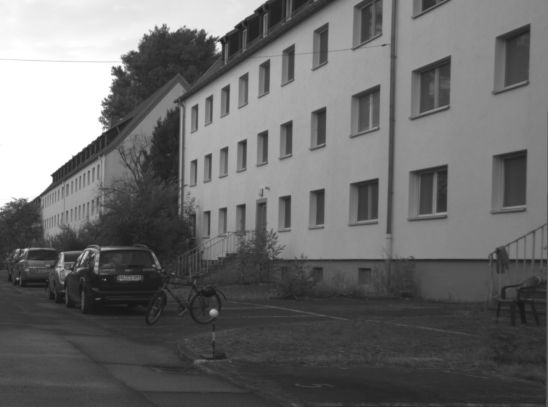
#> input picture Homework/Assignment 2/Akshay_CS558_HW2/road.png, 548 x 407 px; the run also reads 1 picture not shown here
$ jupyter execute Akshay_CS558_HW.ipynb   (shell and % lines are left out)
#> lines starting #> are read from the running program, lines starting #| are printed output that depends on the picture
[cell 1]
import numpy as np
import cv2
import matplotlib.pyplot as plt
import math
import warnings
warnings.filterwarnings("ignore", category=RuntimeWarning)

# Step 1: Preprocessing

Preprocessing involving creation of Gaussian filter, convolution and sobel derivative. Most of the functions here have been taken from previous assignment. More information has been given in the form of comments.

[cell 2]
def generate_gaussian_filter(k, sigma):
    o = k // 2
    a = np.linspace(-o, o, k)
    b = np.linspace(-o, o, k)

    y, x = np.meshgrid(a,b)

    pi_2sig = 2 * np.pi * sigma # 2*pi*sig
    x2_y2 = np.square(x) + np.square(y) # x^2 + y^2
    sig2 = np.square(sigma) # sig^2

    gaussian_filter = 1 / (pi_2sig)*np.exp(-(x2_y2)/(2*sig2))

    return gaussian_filter

[cell 3]
def filtering(img, filter_ip):
    img_r, img_c = img.shape #get image dimensions
    filter_r, filter_c = filter_ip.shape #get filter dimensions

    out_img = np.zeros(img.shape)

    fill_h = int((filter_r - 1) / 2)
    fill_w = int((filter_c - 1) / 2)

    # Zero padding
    img_pad = np.zeros((img_r + (2 * fill_h), img_c + (2 * fill_w)))

    # Apply the pad on the original image
    img_pad[fill_h : img_pad.shape[0] - fill_h, fill_w : img_pad.shape[1] - fill_w] = img

    for r in range(img_r):
        for c in range(img_c):
            out_img[r,c] = np.sum(filter_ip * img_pad[r : r + filter_r, c : c + filter_c])

    return out_img

[cell 4]
# Function for Ix, Iy, Ixx, Iyy and Ixy
def sobel_derivative(img, kernel):
    img_gradient = filtering(img, kernel)

    # calculating gradient of image
    gradient_2 = np.square(img_gradient)

    # Get magnitude of the gradient
    norm = np.sqrt(gradient_2)
    norm *= 255.0 / norm.max()

    return norm

[cell 5]
# Read original image
img_road = plt.imread("road.png")
#> img_road is the input picture: shape (407, 548, 4) float32; mean R, G, B, A 0.422, 0.422, 0.422, 1
road = cv2.cvtColor(img_road, cv2.COLOR_BGR2GRAY)

# Show original image
plt.title("Original")
plt.imshow(road, cmap='gray')
plt.savefig("output/original.png")

[cell 6]
# create a 7x7 gaussian filter
# initialize sobel filter
gauss = generate_gaussian_filter(7, 0.5)
sobel = np.array([[-1, 0, 1], [-2, 0, 2], [-1, 0, 1]])

[cell 7]
# apply the gaussian filter
road_gauss = filtering(road, gauss)
#> in filtering, `img_pad[fill_h : img_pad.shape[0] - fill_h, fill_w : img_pad.shape[1] ..`:
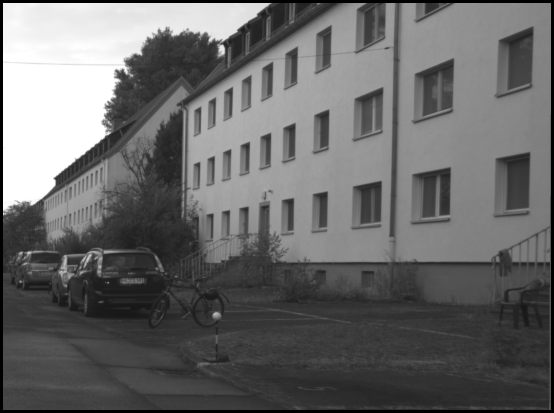
#> img_pad: shape (413, 554) float64; min 0, max 1, mean 0.411
#> after the loop in filtering, `for r in range(img_r):`:
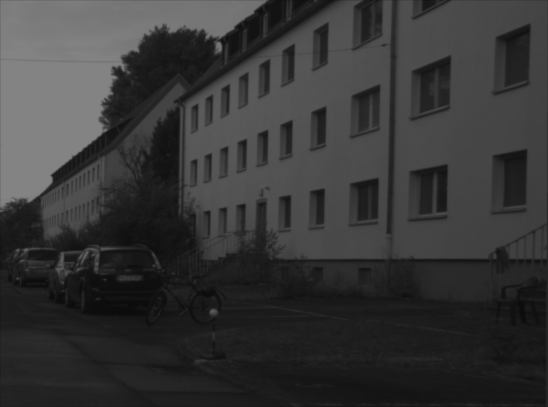
#> out_img: shape (407, 548) float64; min 0.0467, max 0.514, mean 0.217

# Show Gaussian
plt.title("Gaussian")
plt.imshow(road_gauss, cmap='gray')
plt.savefig("output/gaussian.png")

[cell 8]
# Applying a sobel filter will result in getting the derivative
# get derivative in x and y
# for sobel_y filter, flip the filter and transpose
Ix = sobel_derivative(road_gauss, sobel)
Iy = sobel_derivative(road_gauss, np.flip(sobel.T, axis=0))

# Plot x and y first derivative
plt.title("Ix")
plt.imshow(Ix, cmap='gray', vmin=0, vmax=255)
plt.savefig("output/Ix.png")
plt.show()

plt.title("Iy")
plt.imshow(Iy, cmap='gray', vmin=0, vmax=255)
plt.savefig("output/Iy.png")
plt.show()

[cell 9]
# double derivative will require applying sobel filter
# on the previous image Ix and Iy
Ixx = sobel_derivative(Ix, sobel)
#> after the loop in filtering (call 4), `for r in range(img_r):`:
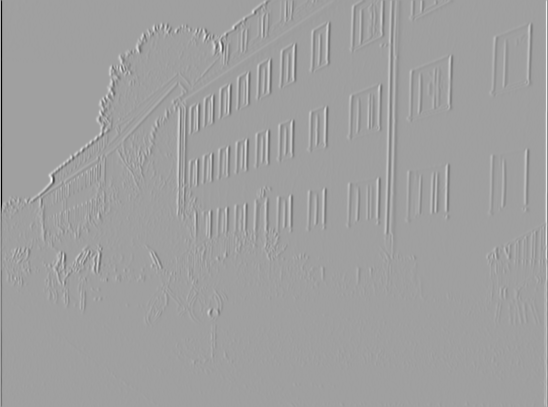
#> out_img: shape (407, 548) float64; min -1019.8, max 604.3, mean -0.4; drawn with min black and max white
Iyy = sobel_derivative(Iy, np.flip(sobel.T, axis=0))
#> after the loop in filtering (call 5), `for r in range(img_r):`:
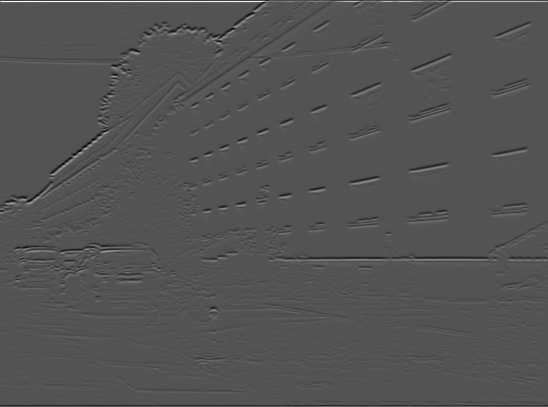
#> out_img: shape (407, 548) float64; min -490.3, max 1003.4, mean 1.1; drawn with min black and max white

# Plot x and y first derivative
plt.title("Ixx")
plt.imshow(Ixx, cmap='gray', vmin=0, vmax=255)
plt.savefig("output/Ixx.png")
plt.show()

plt.title("Iyy")
plt.imshow(Iyy, cmap='gray', vmin=0, vmax=255)
plt.savefig("output/Iyy.png")
plt.show()

# for Ixy, either use Ix and apply the Y filter
# or use Iy and apply X filter
Ixy = sobel_derivative(Ix, np.flip(sobel.T, axis=0))
#> after the loop in filtering (call 6), `for r in range(img_r):`:
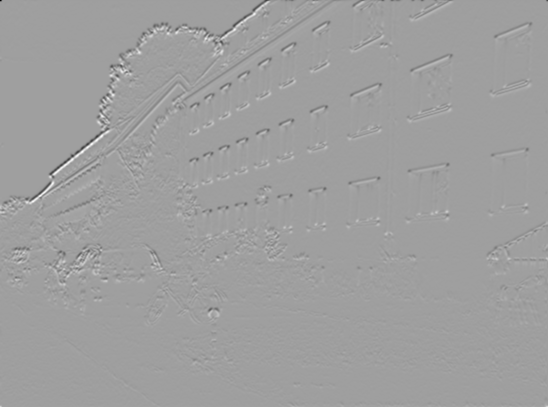
#> out_img: shape (407, 548) float64; min -498.2, max 299.8, mean 0; drawn with min black and max white
#> in sobel_derivative (call 5), `norm = np.sqrt(gradient_2)`:
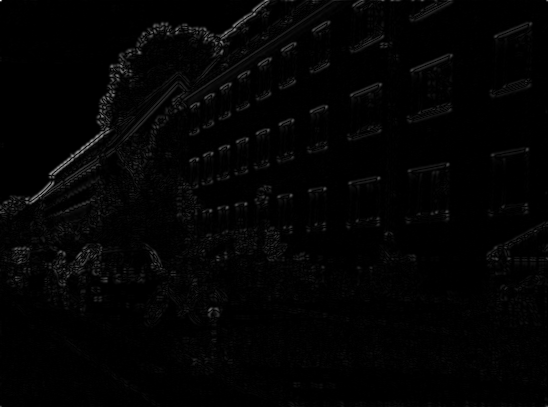
#> norm: shape (407, 548) float64; min 0, max 498.2, mean 7.7; drawn with min black and max white
plt.title("Ixy")
plt.imshow(Ixy, cmap='gray', vmin=0, vmax=255)
plt.savefig("output/Ixy.png")
plt.show()

[cell 10]
# Hessian determinant
# multiply Ixx and Iyy and subtract from
# square of Ixy
hessian_determinant = (Ixx*Iyy) - (Ixy**2)

[cell 11]
# View the image after Hessian
plt.title("Hessian")
plt.imshow(hessian_determinant, cmap='gray', vmin=0, vmax=255)
plt.savefig("output/hessian.png")
plt.show()

[cell 12]
hessian_row, hessian_col = hessian_determinant.shape
#> hessian_row = 407; hessian_col = 548
hessian_nms = np.zeros(hessian_determinant.shape)

# define window size and offset
window = 3
offset = window // 2

threshold = 350

for x in range(offset, hessian_row - offset):
    for y in range(offset, hessian_col - offset):
        if hessian_determinant[x,y] > threshold:
            #hessian_nms[x,y] = hessian_determinant[x,y]
            hessian_nms[x,y] = 255 # if the value is above a threshold, it is white pixel
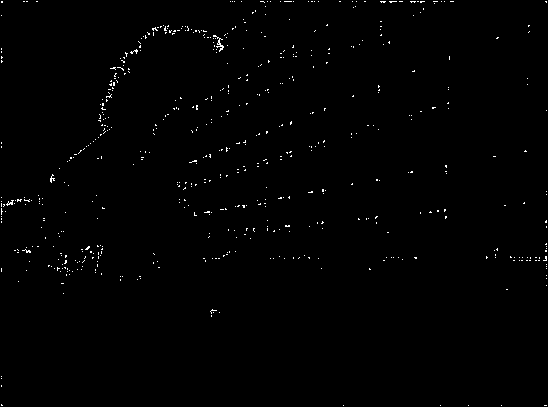
#> hessian_nms: shape (407, 548) float64; 0.67% white in thin lines or dots

[cell 13]
plt.title("After NMS")
plt.imshow(hessian_nms, cmap='gray', vmin=0, vmax=255)
plt.savefig("output/hessian_nms.png")

# Step 2: RANSAC

[cell 14]
# references
# https://github.com/ahojnnes/numpy-snippets/blob/master/ransac.py
# https://medium.com/mlearning-ai/recursive-ransac-approach-to-find-all-straight-lines-in-an-image-b5c510a0224a
def run_ransac(img, ratio_given, max_dist, num_iters):
    # find coordinates where pixels have highest value
#> called with ratio_given = 0, max_dist = 0.97, num_iters = 200
    data = []
    for i in range(img.shape[0]):
        for j in range(img.shape[1]):
            if img[i,j] == 255:
                data.append([i,j])

    # copied array
    data_temp = np.asarray(data)
    #print(data)
    #print(data_temp)

    arr = []
    final_lines = []

    # need 4 lines
    for _ in range(4):
        inliers = np.asarray(arr)
        inliers_temp = np.asarray(arr)
        ratio_final = 0
        slope = 0
        intercept = 0

        # loop over the number of iterations
        for _ in range(num_iters):
            # load data
            data_x, data_y = data_temp[:,0], data_temp[:,1]

            enum_counter = 0
            ratio_curr = 0


            # generate random points
            random_points = np.random.randint(0, len(data_temp), 2)
            # get starting points from those random points
            starting_points = np.asarray([data_temp[random_points[0]], data_temp[random_points[1]]])

            slope_m = (starting_points[1, 1] - starting_points[0, 1])/(starting_points[1, 0] - starting_points[0, 0])
            intercept_b = starting_points[1, 1] - (slope_m * starting_points[1, 0])

            # enumerate over the data
            # get distance of each points
            # compare with max_dist (threshold)
            # and check
            for e, (x, y) in enumerate(zip(data_x, data_y)):
                # for easy reading
                mx = slope_m * x                          # slope * x
                my = slope_m * y                          # slope * y
                mb = slope_m * intercept_b                # slope * intercept
                m_square = math.pow(slope_m, 2)           # slope^2

                x_pt = ((x + my) - mb) / (1 + m_square)
                y_pt = (mx + (m_square * y)) - (m_square * intercept_b) / (1 + m_square + intercept_b)

                # euclidean distance
                distance = np.sqrt(math.pow((x_pt - x), 2) + math.pow((y_pt - y), 2))

                # compare with max_dist
                if distance < max_dist:
                    inliers_temp = np.append(inliers_temp, e)
                    enum_counter += 1

            ratio_curr = len(inliers_temp) / (len(data_temp) * 2)

            # compare current ratio with given ratio and final ratio
            if ratio_curr > ratio_given and ratio_curr > ratio_final:
                ratio_final = ratio_curr
                ratio = ratio_curr
                inliers = inliers_temp
                slope = slope_m
                intercept = intercept_b

        final_lines.append([slope, intercept])
        data_temp = np.delete(data_temp, inliers.astype(np.uint), axis = 0)
#> after the loop, ratio = 0.0139

    return np.asarray(final_lines)

[cell 15]
lines = run_ransac(img=hessian_nms, ratio_given=0, max_dist=0.97, num_iters=200)

m = lines[:4, 0]
#> m = [-2.41, 0.919, 0.757, -1.02]
b = lines[:4, 1]
#> b = [444.5, 136.4, 69.74, 427]

plt.imshow(road, cmap = 'gray')

x = np.arange(0, hessian_nms.shape[1])
#> x = 548 values from 0 to 547
y1 = b[0] + (m[0] * x)
y2 = b[1] + (m[1] * x)
#> y2 = 548 values from 136.4 to 639.3
y3 = b[2] + (m[2] * x)
y4 = b[3] + (m[3] * x)

plt.plot(x,y1)
plt.plot(x,y2)
plt.plot(x,y3)
plt.plot(x,y4)
plt.savefig("output/ransac.png")
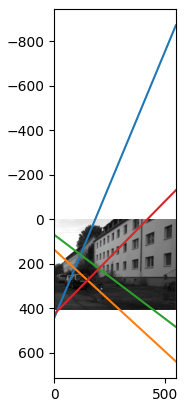
#> figure drawn by matplotlib, 1 panel

# Step 3: Hough Transform

[cell 16]
# Hough space accumulator
# refernce from
# https://sbme-tutorials.github.io/2021/cv/notes/4_week4.html
def hough_space_accumulator(img):
    # get image dimensions
    img_y, img_x = img.shape
    # diagonal: pythagorean distance
    diag = int(np.ceil(np.sqrt(img_y**2 + img_x**2)))

    # initialize theta and rho arrays
    # value of theta rangese from (-90, 90) degrees
    theta_arr = np.deg2rad(np.arange(-90, 90))
    # rho defines the range of radius
    rho_arr = np.arange(-diag, diag + 1)

    # create hough accumulator array
    acc = np.zeros((len(rho_arr), len(theta_arr)))

    # find edge points
    y_idxs, x_idxs = np.nonzero(img)

    # loop through all the edge points and then
    # loop through all the theta values from theta_arr
    # to calculate rho values
    for idx in range(len(x_idxs)):
        x = x_idxs[idx]
        y = y_idxs[idx]

        for theta_idx in range(len(theta_arr)):
            rho = int((x * np.cos(theta_arr[theta_idx]) +
                    y * np.sin(theta_arr[theta_idx])) + diag)
            acc[rho, theta_idx] += 1
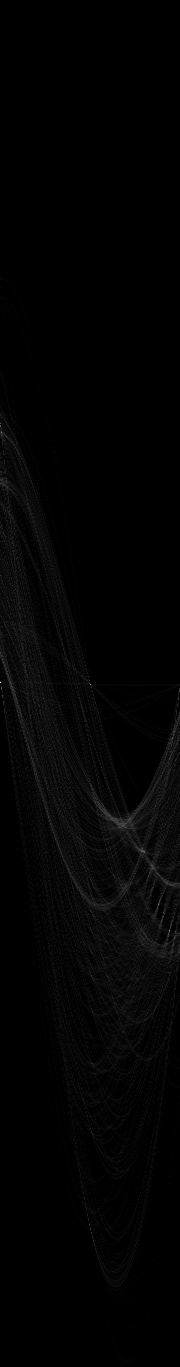
#> acc: shape (1367, 180) float64; min 0, max 83, mean 1.1; drawn with min black and max white

    return acc, theta_arr, rho_arr

[cell 17]
# check hough space accumulator
acc, theta_arr, rho_arr = hough_space_accumulator(hessian_nms)

[cell 18]
plt.title("Hough space representation")
plt.imshow(acc, cmap='jet', aspect='auto')
plt.savefig("output/hough space.png")

[cell 19]
# check value for theta and rho
a = np.argmax(acc)
rho = int(rho_arr[int(a / acc.shape[1])])
theta = theta_arr[int(a % acc.shape[1])]

print("Theta: ", np.rad2deg(theta))
#| Theta:  -90.0
print("Rho: ", rho)
#| Rho:  -1

[cell 20]
def hough_peaks(acc, num_peaks):
#> called with num_peaks = 4
    idxs =  np.argpartition(acc.flatten(), -2)[-num_peaks:]
    return np.vstack(np.unravel_index(idxs, acc.shape)).T

[cell 21]
peak_arr = hough_peaks(acc, 4)

[cell 22]
peak_arr

[cell 23]
img_road1 = plt.imread("road1.png")
road1 = cv2.cvtColor(img_road, cv2.COLOR_BGR2GRAY)

for i in range(len(peak_arr)):
    rho = rho_arr[peak_arr[i][0]]
    theta = theta_arr[peak_arr[i][1]]
    a = np.cos(theta)
    b = np.sin(theta)
    x0 = a*rho
    y0 = b*rho

    x1 = int(x0 + 1000*(-b))
    y1 = int(y0 + 1000*(a))
    x2 = int(x0 - 1000*(-b))
    y2 = int(y0 - 1000*(a))

    # reference
    # https://stackoverflow.com/questions/18632276/how-to-draw-a-line-on-an-image-in-opencv
    out_img_hough = cv2.line(road1, (x1, y1), (x2, y2), (0, 255, 0), 2)
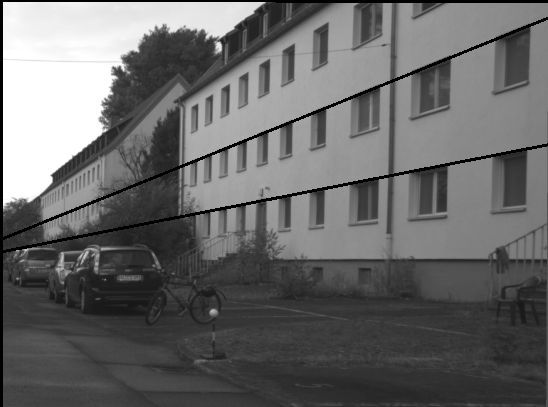
#> road1: shape (407, 548) float32; min 0, max 1, mean 0.409
